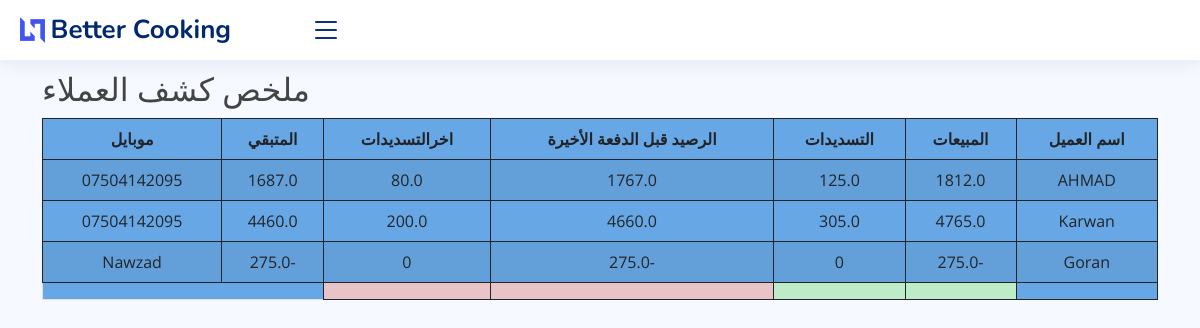
/total_customer_summary_report, run on an earlier commit of the app's database.
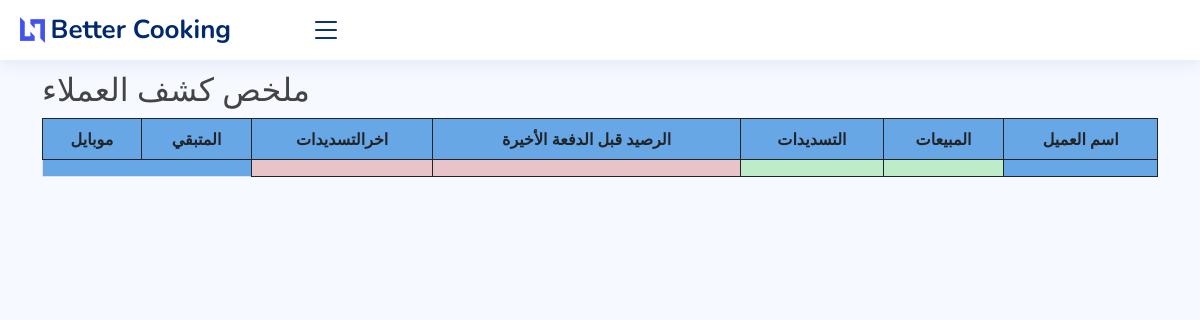
And on a later commit of the database.
### core/models.py (models this page shows, shortened)
class Customer(models.Model):
    customer_name = models.CharField(max_length=50, blank=True)
    customer_mobile = models.CharField(max_length=50, blank=True)
    customer_address = models.TextField(blank=True)
    city = models.CharField(max_length=50, blank=True)
    note = models.TextField(blank=True)
    class Meta:
        verbose_name_plural = 'الزبائن'

class Payment_Entry(models.Model):
    Qst = (
        ('نقد', 'نقد'),
        ('قستی ١', 'قستی ١'),
        ('قستی ٢', 'قستی ٢'),
        ('قستی ٣ ', ' قستی ٣'),
        ('قستی ٤', 'قستی ٤'),
        ('قستی ٥', 'قستی ٥'),
        ('قستی ٦ ', ' قستی ٦'),
        ('قستی ٧', 'قستی ٧'),
        ('قستی ٨', 'قستی ٨'),
        ('قستی ٩ ', ' قستی ٩'),
        ('قستی ١٠', 'قستی ١٠'),
        ('قستی ١١', 'قستی ١١'),
        ('قستی ١٢ ', ' قستی ١٢'),
    )
    invoice_number = models.CharField(unique=True, editable=False, max_length=10)
    sales_invoice = models.ForeignKey(SaleInvoice, on_delete=models.CASCADE)
    q_type = models.CharField(max_length=10, verbose_name="Payment type", choices=Qst, blank=False)
    paid_amount = models.FloatField(validators=[MinValueValidator(0.01)], default=1)
    payment_date = models.DateTimeField(blank=False)
    note = models.CharField(max_length=100, blank=True)
    old_balance = models.DecimalField(max_digits=20, decimal_places=2, default=0, editable=False)
    class Meta:
        verbose_name_plural = 'إدخال الدفع'

### core/views.py (the view)
# urls.py: path('total_customer_summary_report', views.customer_total_report_summary, name="total_customer_summary_report"),
def customer_total_report_summary(request):
    customer_ids = SaleItem.objects.values_list('sales_invoice__customer_name_id', flat=True).distinct()
    c_balance_report = {}
    for customer_id in customer_ids:
        customer = Customer.objects.get(id=customer_id)
        customer_name = customer.customer_name
        customer_mobile = customer.customer_mobile
        sale_items = SaleItem.objects.filter(sales_invoice__customer_name_id=customer_id)
        payments = Payment_Entry.objects.filter(sales_invoice__customer_name_id=customer_id).order_by('-payment_date')
        total_invoice_amount = sum(sale_item.total_amt for sale_item in sale_items)
        total_paid_amount = sum(payment.paid_amount for payment in payments)
        actual_credit = total_invoice_amount - total_paid_amount
        last_payment = payments.first()
        balance_before_last_payment = actual_credit + last_payment.paid_amount if last_payment else actual_credit
        c_balance_report[customer_name] = {
            'total_invoice_amount': total_invoice_amount,
            'total_paid_amount': total_paid_amount,
            'actual_credit': actual_credit,
            'last_payment': last_payment.paid_amount if last_payment else 0,
            'balance_before_last_payment': balance_before_last_payment,
            'phone_number': customer_mobile
        }
    context = {'c_balance_report': c_balance_report}
    return render(request, 'core/reports/total_customer_summary_report.html', context)

### core/templates/core/reports/total_customer_summary_report.html (shortened to what this page needs)
{% extends 'core/base.html' %}
{% block content %}
    <br>
    <br> <br>
    <h2> ملخص كشف العملاء</h2>
    <table id="example7" class="table table-striped" style="background-color: #68a7e5">
        <thead>
        <tr>
            <th>اسم العميل</th>
            <th>المبيعات</th>
            <th>التسديدات</th>
            <th> الرصيد قبل الدفعة الأخيرة</th>
            <th> اخر‌التسديدات</th>
            <th>المتبقي</th>
            <th>موبایل</th>
        </tr>
        </thead>
        <tbody>
        {% for customer, data in c_balance_report.items %}
            <tr>
                <td>{{ customer }}</td>
                <td>{{ data.total_invoice_amount }}</td>
                <td>{{ data.total_paid_amount }}</td>
                <td>{{ data.balance_before_last_payment }}</td>
                <td>{{ data.last_payment }}</td>
                <td>{{ data.actual_credit }}</td>
                <td>{{ data.phone_number }}</td>
            </tr>
        {% endfor %}
        </tbody>
        <tfoot>
        <th></th>
        <th style="background-color: #beecc8"></th>
        <th style="background-color: #beecc8"></th>
        <th style="background-color: #e8c3c7"></th>
        <th style="background-color: #e8c3c7"></th>
        </tfoot>
    </table>
{% endblock %}

What changed in the data, as far as the page shows it:
removed Customer: c_balance_report "AHMAD", phone_number "07504142095"
removed Payment_Entry: last_payment "80.0"
removed Customer: c_balance_report "Karwan", phone_number "07504142095"
removed Payment_Entry: last_payment "200.0"
removed Customer: c_balance_report "Goran", phone_number "Nawzad"
Also different on the page:
list line gone: "1812.0 125.0 1767.0 1687.0"
list line gone: "4765.0 305.0 4660.0 4460.0"
list line gone: "-275.0 0 -275.0 0 -275.0"
